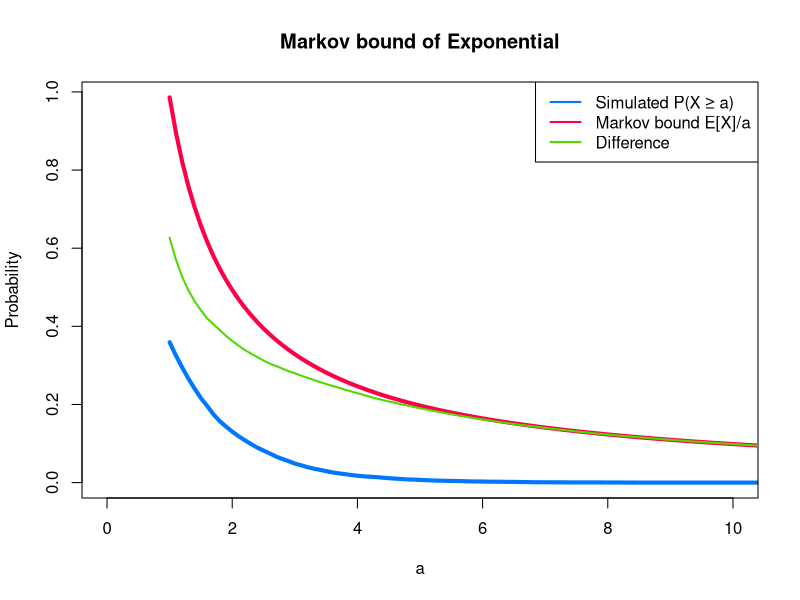
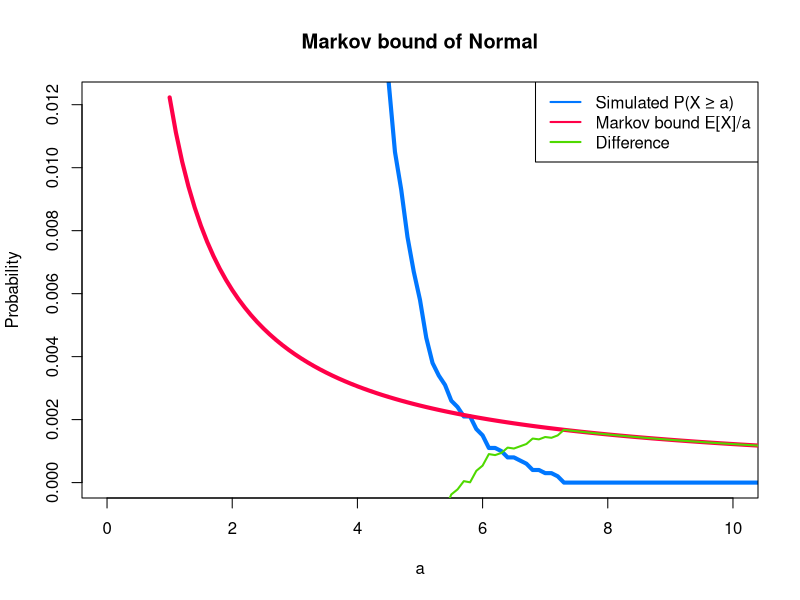
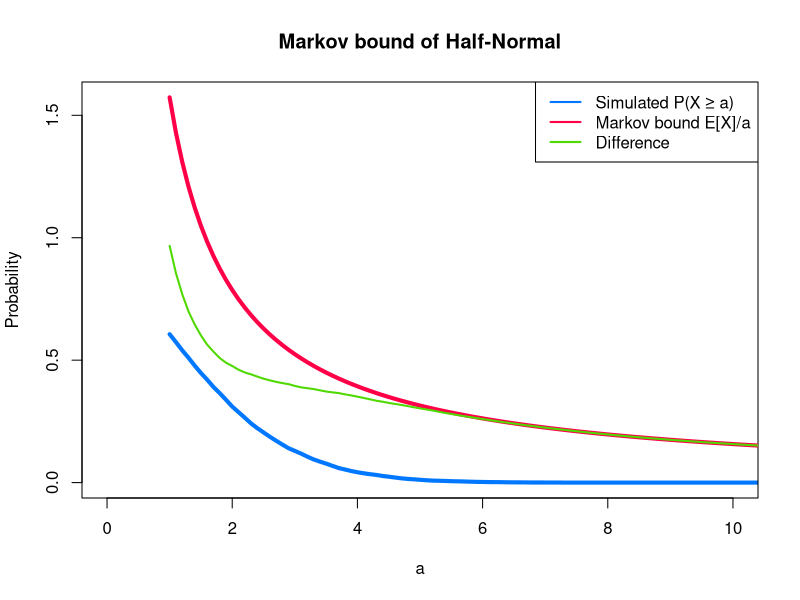
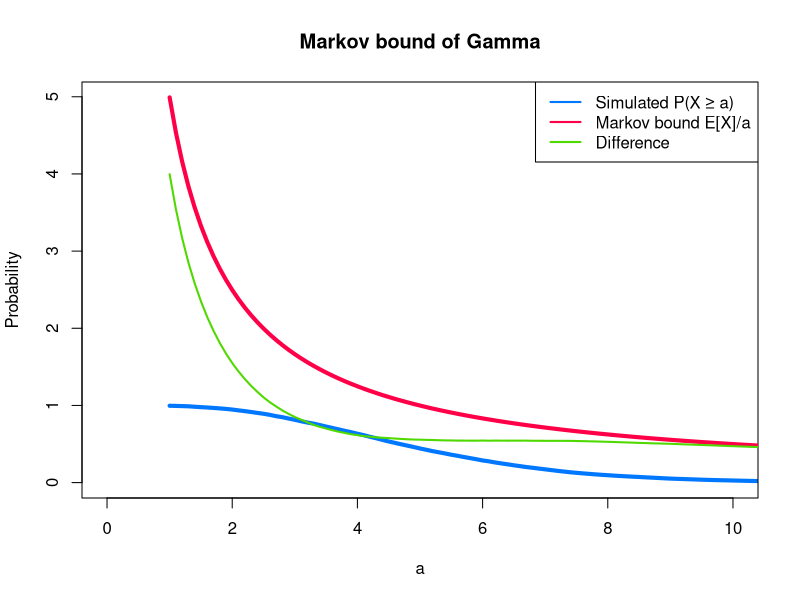
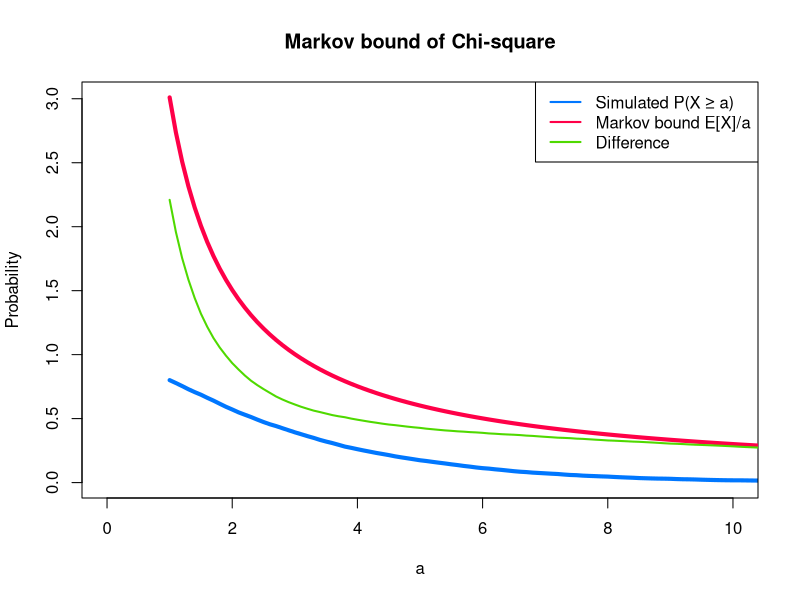
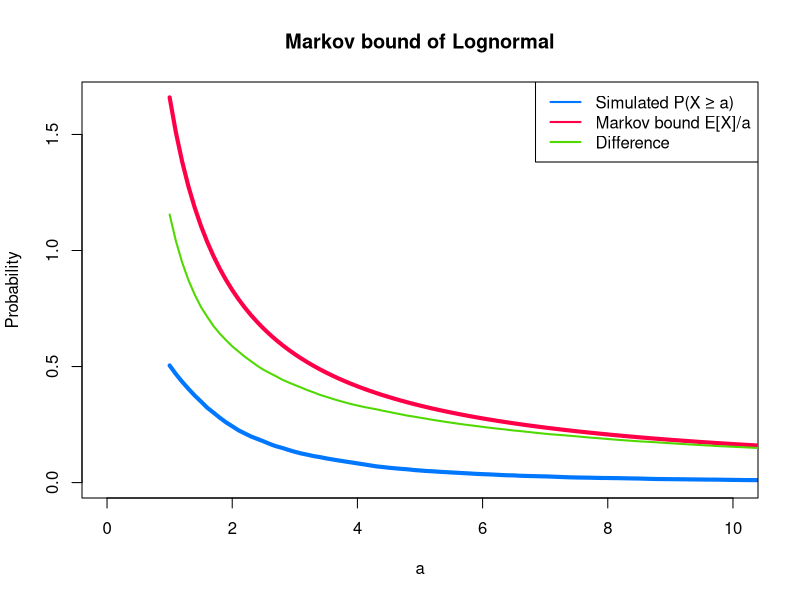
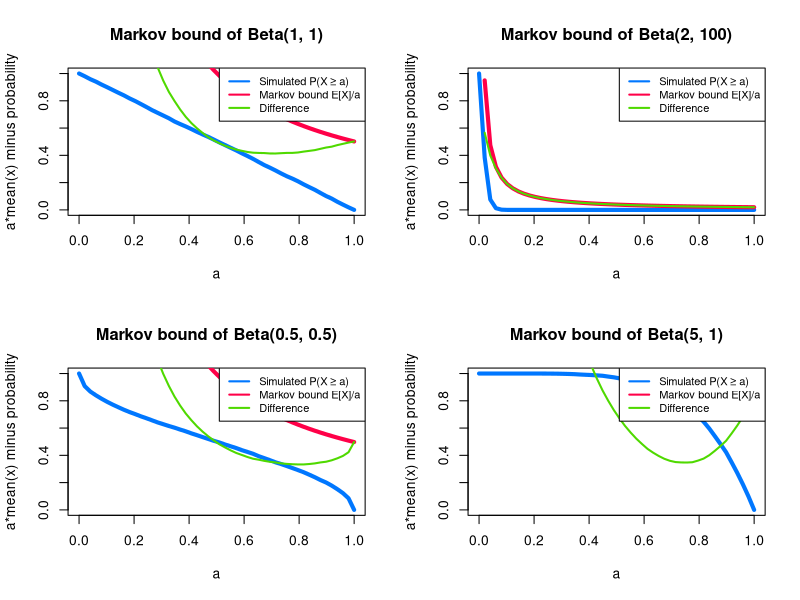
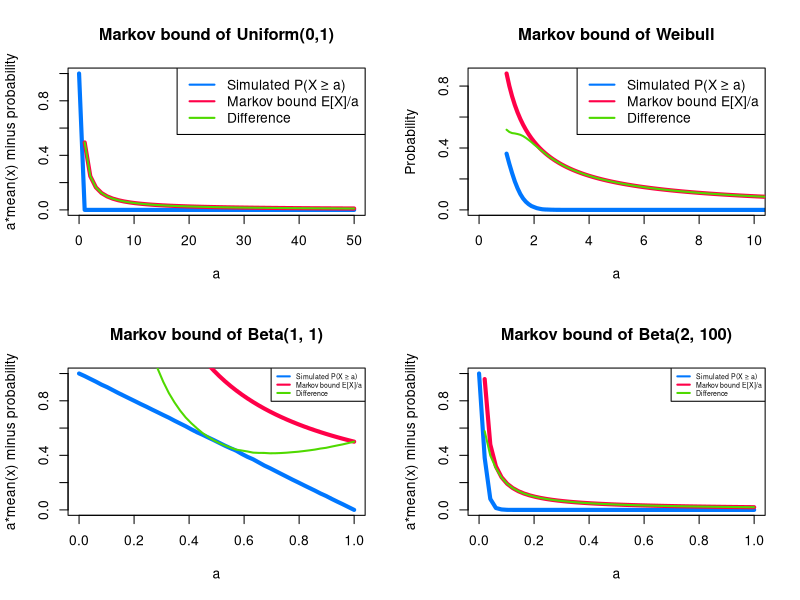

The R script that drew these images, in order:
## ---- chunk 1
compare <- function(X, a=50, distribution = " ") {
  a_vals <- seq(1, a, by = 0.1)
  
  P_X_great_a <- sapply(a_vals, function(a) mean(X >= a))
  Markov_bound <- sapply(a_vals, function(a) mean(X) / a)
  Differnce <- Markov_bound-P_X_great_a
  Ratio <- Markov_bound/P_X_great_a
  
  plot(a_vals, P_X_great_a, type = "l", col = "#0077ff", lwd = 4,
       xlab = "a", ylab = "Probability", main = paste("Markov bound of", distribution),
       ylim = c(0, max(Markov_bound)), xlim = c(0, 10))
  lines(a_vals, Markov_bound, type = "l", col = "#ff0048", lwd = 4)
  lines(a_vals, Differnce, type = "l", col = "#4fd900", lwd = 2)
  #lines(a_vals, Ratio, type = "l", col = "purple", lwd = 2)
  legend("topright", legend = c("Simulated P(X ≥ a)", "Markov bound E[X]/a", "Difference"),
         col = c("#0077ff", "#ff0048", "#4fd900"), lty = 1, lwd = 2)
  print(mean(X))
    
}
## ---- chunk 2
compare3 <- function(X, a=50, distribution = " ", a_min = 0, cex = 1) {
  #a_vals <- seq(a_min, a, length.out = 50)* mean(X)
  a_vals <- seq(a_min, a, length.out = 50)
  
  P_X_great_a <- sapply(a_vals, function(a) mean(X >= a))
  Markov_bound <- sapply(a_vals, function(a) mean(X) / a)
  Differnce <- Markov_bound-P_X_great_a
  Ratio <- Markov_bound/P_X_great_a
  compare_tf <- ifelse(P_X_great_a < mean(X)/a_vals, TRUE, FALSE)
  
  ans <- matrix(c(P_X_great_a, Markov_bound, Differnce, compare_tf), ncol = 4)
  
  plot(a_vals, P_X_great_a, type = "l", col = "#0077ff", lwd = 4,
       xlab = "a", ylab = "a*mean(x) minus probability", main = paste("Markov bound of", distribution),
       )
  
  
  lines(a_vals, Markov_bound, type = "l", col = "#ff0048", lwd = 4)
  lines(a_vals, Differnce, type = "l", col = "#4fd900", lwd = 2)
  
  legend("topright", legend = c("Simulated P(X ≥ a)", "Markov bound E[X]/a", "Difference"),
         col = c("#0077ff", "#ff0048", "#4fd900"), lty = 1, lwd = 2, cex = cex)
  #return(ans)
}
## ---- chunk 3
n <- 10000
X_exp <- rexp(n, rate = 1)
compare(X_exp, distribution = "Exponential")
## ---- chunk 4
set.seed(1234)
n <- 10000
X_norm <- rnorm(n, mean = 0, sd = 2)
X_hnorm <- abs(X_norm)
compare(X_norm, distribution = "Normal")
compare(X_hnorm, distribution = "Half-Normal")
## ---- chunk 5
n <- 10000
X_gamma <- rgamma(n, shape = 5, rate = 1)
compare(X_gamma, distribution = "Gamma")
## ---- chunk 6
n <- 10000
X_chisq <- rchisq(n, df = 3)
compare(X_chisq, distribution = "Chi-square")
## ---- chunk 7
n <- 10000
X_lognorm <- rlnorm(n, meanlog = 0, sdlog = 1)
compare(X_lognorm, distribution = "Lognormal")
## ---- chunk 8
n <- 10000
legend_sz <- 0.8
par(mfrow = c(2, 2))

X_beta <- rbeta(n, shape1 = 1, shape2 = 1)
X_beta2 <- rbeta(n, shape1 = 2, shape2 = 100)
X_beta3 <- rbeta(n, shape1 = 0.5, shape2 = 0.5)
X_beta4 <- rbeta(n, shape1 = 5, shape2 = 1)
compare3(X_beta, a=1, distribution = "Beta(1, 1)", cex = legend_sz)
compare3(X_beta2, a=1, distribution = "Beta(2, 100)", cex = legend_sz)
compare3(X_beta3, a=1, distribution = "Beta(0.5, 0.5)", cex = legend_sz)
compare3(X_beta4, a=1, distribution = "Beta(5, 1)", cex = legend_sz)
## ---- chunk 9
n <- 10000
X_uniform <- runif(n, min = 0, max = 1)  # 產生 0 到 1 的均勻分布
compare3(X_uniform, distribution = "Uniform(0,1)")
## ---- chunk 10
n <- 10000
X_weibull <- rweibull(n, shape = 2, scale = 1)
compare(X_weibull, distribution = "Weibull")
## ---- chunk 11

## ---- chunk 12
compare3 <- function(X, a=1, distribution = " ", a_min = 0, cex = 1, legend_pos = "topright") {
  #a_vals <- seq(a_min, a, length.out = 50)* mean(X)
  a_vals <- seq(a_min, a, length.out = 50)
  P_X_great_a <- sapply(a_vals, function(a) mean(X >= a))
  Markov_bound <- sapply(a_vals, function(a) mean(X) / a)
  #Markov_bound <- pmin(Markov_bound, 1)
  Differnce <- Markov_bound-P_X_great_a
  compare_tf <- ifelse(P_X_great_a < mean(X)/a_vals, TRUE, FALSE)
  
  ans <- matrix(c(P_X_great_a, Markov_bound, Differnce, compare_tf), ncol = 4)
  
  plot(a_vals, P_X_great_a, type = "l", col = "#0077ff", lwd = 4,
       xlab = "a", ylab = "a*mean(x) minus probability", main = paste("Markov bound of", distribution)
       )
  
  
  lines(a_vals, Markov_bound, type = "l", col = "#ff0048", lwd = 4)
  lines(a_vals, Differnce, type = "l", col = "#4fd900", lwd = 2)
  
  legend(legend_pos, legend = c("Simulated P(X ≥ a)", "Markov bound E[X]/a", "Difference"),
         col = c("#0077ff", "#ff0048", "#4fd900"), lty = 1, lwd = 2, cex = cex)
  #return(ans)
}
## ---- chunk 13
X_beta <- rbeta(n, shape1 = 1, shape2 = 1)
X_beta2 <- rbeta(n, shape1 = 2, shape2 = 100)
X_beta3 <- rbeta(n, shape1 = 0.5, shape2 = 0.5)
X_beta4 <- rbeta(n, shape1 = 5, shape2 = 1)
compare3(X_beta, distribution = "Beta(1, 1)", cex = 0.5)
compare3(X_beta2, distribution = "Beta(2, 100)", cex = 0.5)
compare3(X_beta3, distribution = "Beta(0.5, 0.5)", cex = 0.5)
compare3(X_beta4, distribution = "Beta(5, 1)", cex = 0.5)

## ---- chunk 14
compare4 <- function(X, a=1, distribution = " ", a_min = 0, cex = 1) {
  #a_vals <- seq(a_min, a, length.out = 50)* mean(X)
  a_vals <- seq(a_min, a, length.out = 50)
  P_X_great_a <- sapply(a_vals, function(a) mean(X >= a))
  Markov_bound <- sapply(a_vals, function(a) mean(X) / a)
  #Markov_bound <- pmin(Markov_bound, 1)
  Differnce <- Markov_bound-P_X_great_a
  compare_tf <- ifelse(P_X_great_a < mean(X)/a_vals, TRUE, FALSE)
  
  ans <- matrix(c(P_X_great_a, Markov_bound, Differnce, compare_tf), ncol = 4)
  
  plot(a_vals, P_X_great_a, type = "l", col = "#0077ff", lwd = 4,
       xlab = "a", ylab = "a*mean(x) minus probability", main = paste("Markov bound of", distribution),
       ylim = c(0, 5)
       )
  
  
  lines(a_vals, Markov_bound, type = "l", col = "#ff0048", lwd = 4)
  lines(a_vals, Differnce, type = "l", col = "#4fd900", lwd = 2)
  
  legend("topright", legend = c("Simulated P(X ≥ a)", "Markov bound E[X]/a", "Difference"),
         col = c("#0077ff", "#ff0048", "#4fd900"), lty = 1, lwd = 2, cex = cex)
  #return(ans)
}

X_beta4 <- rbeta(n, shape1 = 5, shape2 = 1)
compare4(X_beta4, distribution = "Beta(5, 1)", cex = 0.8)
